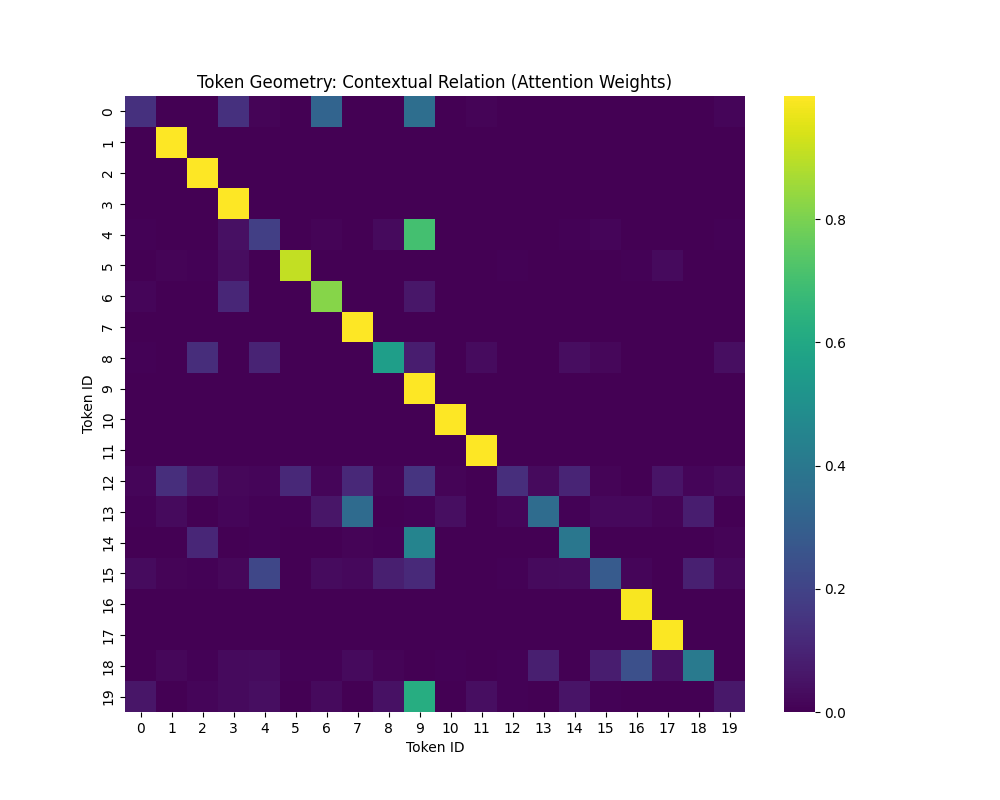

Here is the Python script that generated this plot:
import torch
import matplotlib.pyplot as plt
import seaborn as sns
from token_geometry import TokenGeometry

def run_analysis():
    print("Running Token Geometry Analysis...")
    vocab_size = 20
    embedding_dim = 8
    model = TokenGeometry(vocab_size, embedding_dim)
    model.eval()

    # Create a sequence of tokens
    sequence = torch.arange(vocab_size)
    with torch.no_grad():
        context, weights = model.contextual_relation(sequence)

    plt.figure(figsize=(10, 8))
    sns.heatmap(weights.numpy(), annot=False, cmap="viridis")
    plt.title("Token Geometry: Contextual Relation (Attention Weights)")
    plt.xlabel("Token ID")
    plt.ylabel("Token ID")

    plt.savefig("geometry_analysis.png")
    print("Analysis complete. Visualization saved to geometry_analysis.png")

if __name__ == "__main__":
    run_analysis()
